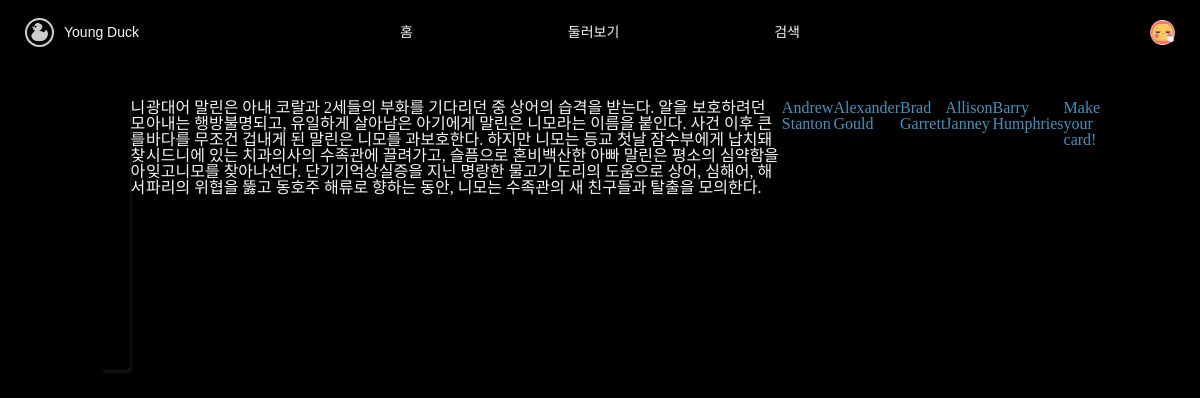
/movies/12/ (signed in), run on the app's committed database.
### accounts/models.py (models this page shows)
class User(AbstractUser):
    followings = models.ManyToManyField('self', symmetrical=False, related_name='followers')

class Profile(models.Model):
    user = models.OneToOneField(settings.AUTH_USER_MODEL, on_delete=models.CASCADE, related_name='profile')
    nickname = models.CharField(
        max_length=50,
        blank=True,
        )
    profile_img = models.ImageField(
        default='images/icons/{}.png'.format(random.randrange(1, 20)),
        upload_to=profiles_image_path,
        )

### movies/models.py (models this page shows)
class Movie(models.Model):
    title = models.CharField(max_length=100)
    released_date = models.DateField()
    popularity = models.FloatField()
    vote_average = models.FloatField()
    vote_count = models.IntegerField()
    homepage = models.CharField(max_length=100, blank=True)
    runtime = models.IntegerField()
    status = models.CharField(max_length=50, blank=True)
    overview = models.TextField()
    poster_path = models.CharField(max_length=200, blank=True)
    backdrop_path = models.CharField(max_length=200, blank=True)
    budget = models.IntegerField()
    video = models.CharField(max_length=100, blank=True)
    director = models.CharField(max_length=100)
    click_count = models.IntegerField()
    genres = models.ManyToManyField(Genre)
    people = models.ManyToManyField(People, blank=True)

class People(models.Model):
    name = models.CharField(max_length=50)
    birthday = models.DateField(null=True)
    known_for_department = models.CharField(max_length=50)
    popularity = models.FloatField()
    profile_path = models.CharField(max_length=200, blank=True)

### movies/views.py (the view)
# urls.py: path('<int:movie_pk>/', views.detail, name='detail'),
@require_GET
def detail(request, movie_pk):
    if request.user.is_authenticated:
        movie = get_object_or_404(Movie, pk=movie_pk)
        movie.click_count += 1
        movie.save()
        movie.refresh_from_db
        people = movie.people.all()
        genres = movie.genres.all()
        if len(people) >= 5:
            people = people[:5]
        context = {
            'movie' : movie,
            'people' : people,
            'genres' : genres,
        }
        return render(request, 'movies/detail.html', context)
    else:
        return redirect('accounts:login')

### movies/templates/movies/detail.html (shortened to what this page needs)
{% extends 'base.html' %}
{% block content %}
    <div class="container" style="margin: 100px;">
        <div class="search-thumbnail" style="background-image: url('https://image.tmdb.org/t/p/w500{{ movie.poster_path }}');"></div>
        <h1>{{ movie.title }}</h1>
        <p>{{ movie.overview }}</p>
        {% for person in people %}
            <a href="{% url 'movies:detail_person' person.pk %}">{{ person.name }}</a>
        {% endfor %}
        <a href="{% url 'movies:select_book' movie.pk %}">Make your card!</a>
    </div>
{% endblock content %}

### templates/_nav.html (shortened to what this page needs)
{% if user.is_authenticated %}
<div id="navbar" class="horizontal">
  <div id="navbar-left" class="horizontal">
    <div id="nav-logo"></div>
    <div id="nav-title">Young Duck</div>
  </div>
  <div id="navbar-center" class="horizontal">
    <div id="nav-home">
      <span class="navbar__span">홈</span>
    </div>
    <div id="nav-around">
      <span class="navbar__span">둘러보기</span>
    </div>
    <div id="nav-search">
      <span class="navbar__span">검색</span>
    </div>
  </div>
  <div id="navbar-right" class="horizontal">
    <div id="nav-profile" style="background-image: url('{{ user.profile.profile_img.url }}'); background-size: 100%;"></div>
  </div>
</div>
{% endif %}

### static/css/style.css (style rules this page uses)
.horizontal { flex-direction: row; flex-wrap: wrap; align-items: center; }
body { background-color: black; color: #f5f5f5; }

### static/css/nav.css (style rules this page uses)
div { display: flex; }
#navbar { position: fixed; top: 0; width: 100%; height: 64px; justify-content: space-between; background-color: black; font-family: 'Noto Sans KR', sans-serif; font-size: 14px; font-weight: 400; z-index: 10; color: #f5f5f5; }
.navbar__span { height: fit-content; }
#navbar-left { width: 300px; height: 64px; padding: 0px 25px 0px 25px; }
#nav-logo { width: 25px; height: 25px; background-image: url('../images/logo/logo_tmp.png'); background-size: 100%; align-items: center; margin-right: 10px; cursor: pointer; border-radius: 25px; border: 2px solid #cdcdcd; }
#nav-title { width: 200px; height: 25px; align-items: center; cursor: pointer; }
#navbar-center { width: 400px; height: 64px; justify-content: space-between; }
#nav-home { height: 25px; width: fit-content; align-items: center; cursor: pointer; }
#nav-around { height: 25px; width: fit-content; align-items: center; cursor: pointer; }
#nav-search { height: 25px; width: fit-content; align-items: center; cursor: pointer; }
#navbar-right { width: 300px; height: 64px; padding: 0px 25px 0px 25px; justify-content: flex-end; }
#nav-profile { height: 25px; width: 25px; align-items: center; cursor: pointer; }

### static/css/movie-search.css (style rules this page uses)
.search-thumbnail { width: 180px; height: 270px; background-size: 100%; background-repeat: no-repeat; border-radius: 5px; box-shadow: 2px 3px 3px rgba(55, 55, 55, 0.4); }

### static/css/account-update.css (style rules this page uses)
a { text-decoration-line: none; }
a:link { color: #4691BC; }

### data on the page
User: profile.profile_img (picture)
Movie: title "니모를 찾아서", overview "광대어 말린은 아내 코랄과 2세들의 부화를 기다리던 중 상어의 습격을 받는다. 알을 보호하려던 아내는 행방불명되고, 유일하게 살아남은 아기에게 말린은 니모라는 이름을 붙인다. 사건 이후 큰 바다를 무조건 겁내게 된 말린은 니모를 과보호한다. 하지만 니모는 등교 첫날 잠수부에게 납치돼 시드니에 있는 치과의사의 수족관에 끌려가고, 슬픔으로 혼비백산한 아빠 말린은 평소의 심약함을 잊고니모를 찾아나선다. 단기기억상실증을 지닌 명랑한 물고기 도리의 도움으로 상어, 심해어, 해파리의 위협을 뚫고 동호주 해류로 향하는 동안, 니모는 수족관의 새 친구들과 탈출을 모의한다."
People: name "Andrew Stanton"
People: name "Alexander Gould"
People: name "Brad Garrett"
People: name "Allison Janney"
People: name "Barry Humphries"
